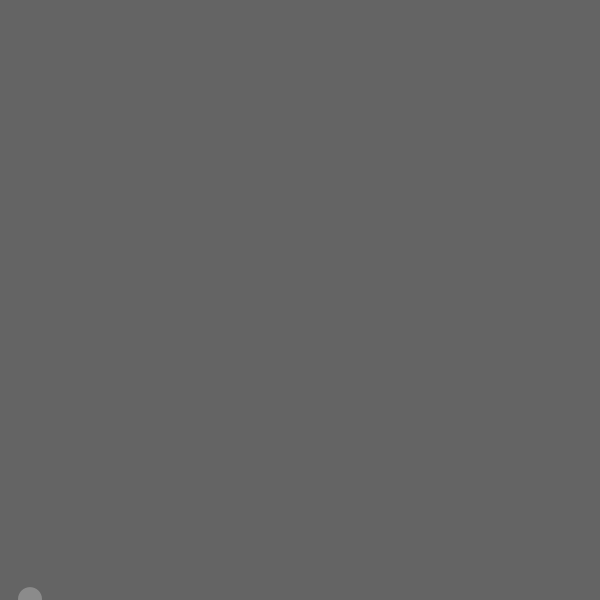
Frame 1 (no input)
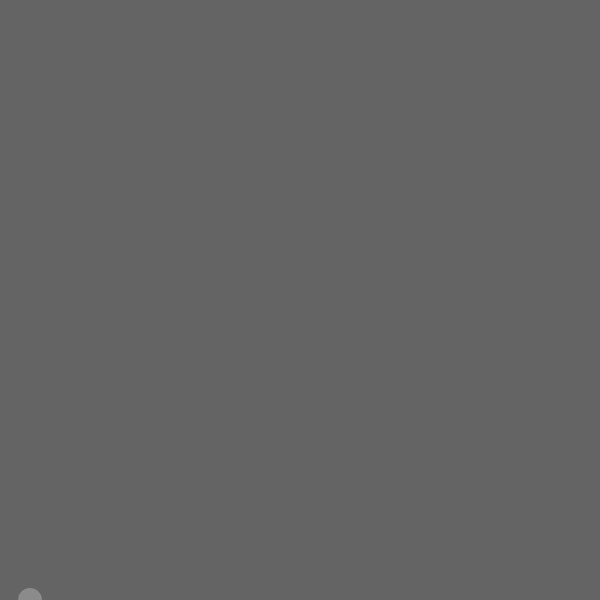
Frame 60 (the mouse pressed at the canvas centre just before this capture)
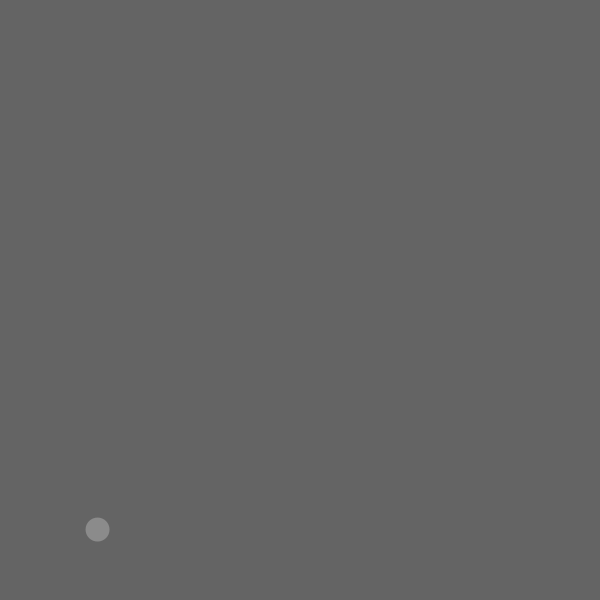
Frame 120 (the mouse held since frame 60 and released just before this capture)

The Processing sketch that drew these frames (run headless with seeded random() and noise(); from frame 60 on, the mouse is pressed at the canvas centre):

// Processing sketch: Exercise_02_07
// ── Exercise_02_07.pde
Mover[] movers = new Mover[1];

void setup() {
  size(600, 600);
  pixelDensity(displayDensity());

  for (int i = 0; i < movers.length; i++) {
    movers[i] = new Mover(1, 30, height-1);
  }
}

void draw() {
  background(100);

  for (int i = 0; i < movers.length; i++) {

    //GRAVITY
    //This is Shiffman's hacky way of adding gravity
    //It's a constant * object's mass. The constant in our case is set to 0.1
    float m = 0.1 * movers[i].mass; 
    PVector gravity = new PVector(0, m);
    movers[i].applyForce(gravity);

    //DRAG
    float speed = movers[i].vel.mag();
    float dragMagnitude = 0.01 * speed * speed;

    PVector drag = movers[i].vel.copy();
    drag.mult(-1);
    drag.normalize();
    drag.mult(dragMagnitude);

    movers[i].applyForce(drag);
    
    if (mousePressed) {
      PVector runwayAcc = new PVector (1.5, 0);
      movers[i].applyForce(runwayAcc);
      PVector dragLift = new PVector(0, dragMagnitude * -1 * 0.2);
      movers[i].applyForce(dragLift);
    }

    //UPDATE AND RENDER
    movers[i].update();
    movers[i].render();
  }
}

// ── Mover.pde
class Mover {
  PVector pos;
  PVector vel;
  PVector acc;
  float mass;

  Mover(float m, float x, float y) {
    pos = new PVector(x, y);
    vel = new PVector(0, 0);
    acc = new PVector(0, 0);
    mass = m;
  }

  void update() {
    vel.add(acc);
    pos.add(vel);
    checkEdges();
    acc.mult(0);

  }

  void render() {
    noStroke();
    fill(200, 100);
    ellipse(pos.x, pos.y, mass*24, mass*24);
  }
  
  void applyForce(PVector force) {
    PVector f = PVector.div(force, mass);
    acc.add(f);
  }

  //Edges no longer bounce, they're continuous
  void checkEdges() {
    if (pos.x > width) {
      pos.x = 0;
      //vel.x *= -1;
    } else if (pos.x < 0) {
      pos.x = width;
      //vel.x *= -1;
    }

    if (pos.y > height) {
      pos.y = height;
      vel.y *= -1;
    }
  }

}
